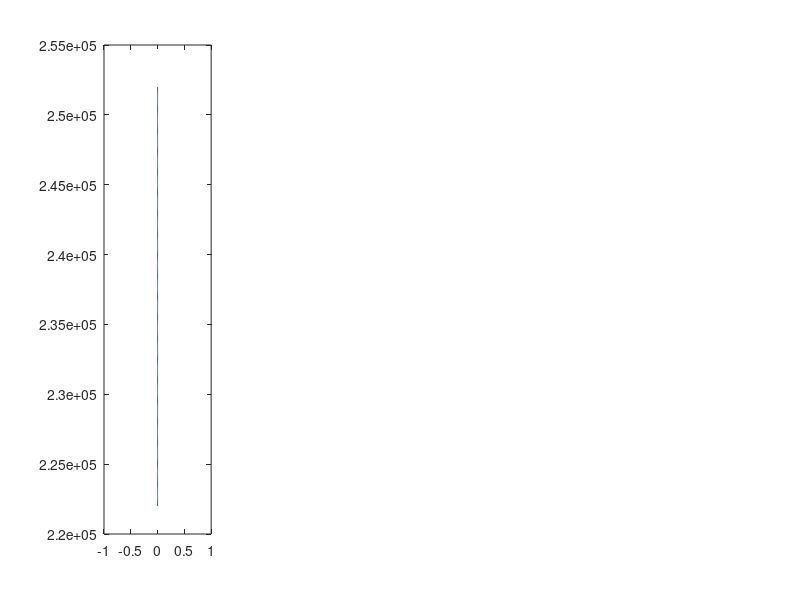

This figure's MATLAB source: (Note: this script raises an error after producing the figure.)
% Script to solve coupled ice shell thermal and stress evolution
% Max Rudolph, March 19, 2020
clear;
close all;

% Numerical parameters
nr = 400; % number of grid points
relaxation_parameter=.01; % used in nonlinear loop.
maxiter=300;
% Define physical constants and parameters
% Physical constants
seconds_in_year = 3.15e7;
R=8.314e-3;     % in kJ/mol/K
% Boundary conditions and internal heating
H=0; % internal heating rate.
Tb=270;
Ts=100;
Ro = 2.52e5;             % outer radius of ice shell (m)
Ri = 2.52e5-3e4;         % inner radius of ice shell (m)
Rc = 1.60e5;             % core radius (m)
% Elastic and Viscous properties
E = 5e9;        % shear modulus of ice (Pa)
nu = 0.35;      % Poisson ratio of ice (-)
beta_w = 4e-10; % Compressibility of water (1/Pa)
alpha_l = 1e-4*0; % coefficient of linear thermal expansion ( alpha_v/3 ) (1/K)
rho_i=917;      % density of ice (kg/m^3)
rho_w=1000;     % density of water (kg/m^3)
Q=40;           % activation energy, kJ/mol, Nimmo 2004 (kJ/mol)
mub=1e15;       % basal viscosity (Pa-s)
mu = @(T) mub*exp(Q*(Tb-T)/R/Tb./T); % function to evaluate viscosity in Pa-s given T
% mu=@(T) 1e99;
% Thermal properties
Cp = 2100; %heat capacity of ice J/kg/K
Lf = 334*1000; % latent heat of fusion (J/kg)
kappa = 1e-6;% m/s/s
k=kappa*rho_i*Cp;

% calculate maxwell time at 100, 270
fprintf('Maxwell time at surface, base %.2e %.2e\n',mu(100)/E,mu(Tb)/E);
fprintf('Thermal diffusion timescale %.2e\n',(4e4)^2/kappa);
% set end time and grid resolution
t_end = 1e6*seconds_in_year;
dt = 1e3*seconds_in_year; % time step in seconds
plot_interval = t_end/10;

% set up the grid
grid_r = linspace(Ri,Ro,nr); % set up the grid

% initialize solution vectors (IC)
sigma_r_last = zeros(nr,1); % initial stresses
sigma_t_last = zeros(nr,1); % initial stresses
T_last = linspace(Tb,Ts,nr)';
er_last = zeros(nr,1); % strains
et_last = zeros(nr,1);
ur_last = zeros(nr,1);      % displacement
z_last = 0; % total amount of thickening
Pex_last = 0; % ocean excess pressure

% Set up plot
figure(1);
subplot(1,4,1); % sigma_r and sigma_t
h=plot(sigma_r_last,grid_r); hold on;
plot(sigma_t_last,grid_r,'--','Color',h.Color);
% h=legend('\sigma_r','\sigma_t','Interpreter','tex'); h.AutoUpdate=false;
title('Stress (Pa)','Interpreter','tex');
ylabel('r (m)');
subplot(1,4,2); % e_r and e_t
h=plot( er_last,grid_r); hold on;
plot( et_last,grid_r,'--','Color',h.Color); hold on;
% h=legend('r','t'); h.AutoUpdate=false;
title('Strain (-)','Interpreter','tex');
subplot(1,4,3); % temperature
plot(T_last,grid_r); hold on; title('T (K)','Interpreter','tex');
subplot(1,4,4); % radial displacement (u)
plot(ur_last,grid_r); hold on; title('u_r');
last_plot_time = 0;

time=0;
while time < t_end
    % In each timestep, we do the following
    % 1. Calculate the amount of basal freeze-on and advance the mesh
    % 2. Solve the heat equation using an implicit method
    % 3. Solve for sigma_r
    % 4. Calculate sigma_t
    % 5. Calculate the radial displacements u(r)
    
    % 1. Calculate basal freeze-on and interpolate old solution onto new mesh
    % calculate heat flux
    Tg = Tb-(T_last(2)-Tb);
    dTdr_b_last = (T_last(2)-Tg)/2/(grid_r(2)-grid_r(1));
    qb = -k*dTdr_b_last;
    % thickening would be dx/dt = qb/(L*rho_i)
    delta_rb = dt*qb/Lf/rho_i;
    z = z_last + delta_rb;
    
    % calculate new ocean pressure (Manga and Wang 2007, equation 5)
    Pex_pred = Pex_last + 3*Ri^2/beta_w/(Ri^3-Rc^3)*(delta_rb*(rho_w-rho_i)/rho_w-ur_last(1)); % ur_last because we don't yet know the uplift
    
    % re-mesh onto new grid
    new_grid_r = linspace(Ri-z,Ro,nr);
    interp_r = [new_grid_r(1) grid_r];
    T_last = interp1(interp_r,[Tb; T_last],new_grid_r)';
    sigma_r_last = interp1(interp_r,[sigma_r_last(1); sigma_r_last],new_grid_r)';% note imposes sigma_r=sigma_t at base
    sigma_t_last = interp1(interp_r,[sigma_t_last(1); sigma_t_last],new_grid_r)';
    er_last = interp1(interp_r,[er_last(1); er_last],new_grid_r)';
    et_last = interp1(interp_r,[et_last(1); et_last],new_grid_r)';
    ur_last = interp1(interp_r,[ur_last(1); ur_last],new_grid_r)';
    grid_r = new_grid_r; % end interpolation step
    
    % 2. form discrete operators and solve the heat equation
    L = zeros(nr,nr);
    R = zeros(nr,1);
    for i=1:nr
        r = grid_r(i);
        if i==1
            drm = grid_r(i+1)-grid_r(i);
        else
            drm = grid_r(i)-grid_r(i-1);
        end
        if i==nr
            drp = drm;
        else
            drp = grid_r(i+1)-grid_r(i);
        end
        rA = r + drp/2;
        rB = r - drm/2;
        kA = k;% thermal conductivities
        kB = k;
        dr = rA-rB;
        coef_plus   = -kA*rA^2/r^2/drp/dr;
        coef_center =  rho_i*Cp/dt + kA*rA^2/r^2/drp/dr + kB*rB^2/r^2/drm/dr;
        coef_minus  = -kB*rB^2/r^2/drm/dr;
        
        if( i==1 )
            L(i,i) =  coef_center;
            %             L(i,i+1) = coef_plus-coef_minus;
            %             R(i) = R(i) - 2*Tb*coef_minus;
            R(i) = coef_center*Tb;
        elseif i==nr
            L(i,i) =  coef_center;
            %             L(i,i-1) = coef_minus-coef_plus;
            %             R(i) = R(i) - 2*Ts*coef_plus;
            R(i) = coef_center*Ts;
        else
            L(i,i) =  coef_center;
            L(i,i-1) = coef_minus;
            L(i,i+1) = coef_plus;
            R(i) = rho_i*Cp/dt*T_last(i) + H;
        end
    end
    T = L\R;
    
    %Compute d(Tdot)/dr
    Tdot = (T-T_last)/dt;
    dTdr_b = (T(2)-T(1))/(grid_r(2)-grid_r(1));
    Tdot(1) = delta_rb*dTdr_b/dt; % this is an approximation to the Eulerian cooling rate at the ocean-ice interface
    
    dTdotdr = zeros(nr,1);
    for i=2:nr-1
        dTdotdr(i) = (Tdot(i+1)-Tdot(i-1))/(grid_r(i+1)-grid_r(i-1));
    end
    dTdotdr(1) = (Tdot(2)-Tdot(1))/(grid_r(2)-grid_r(1));
    dTdotdr(nr) = (Tdot(nr)-Tdot(nr-1))/(grid_r(nr)-grid_r(nr-1));
    
    % 3. Nonlinear loop over pressure.
    % because the ocean pressure depends on the uplift, we make a guess
    % (above). Using this guess, we calculate stresses, strains, and
    % displacements. Then we re-calculate the pressure using the new value
    % of radial displacement. We continue until the pressure used in the
    % calculations has converged to the pressure consistent with the
    % calculated displacement;
    for iter=1:maxiter
        if iter>1
            Pex = Pex + 0.01*(Pex_post-Pex);
        else
            Pex = Pex_pred;
        end
        % 3a. Assemble and solve equations for radial stress
        M1 = zeros(nr,nr); % coefficients on (dsigma/dt)
        M2 = zeros(nr,nr); % coefficients on (sigma_r)
        R = zeros(nr,1);
        R2 = zeros(nr,1); % contributions to RHS terms
        % set ocean pressure
        P = -Pex;
        
        for i=1:nr
            if i==1
                drm = grid_r(i+1)-grid_r(i);
            else
                drm = grid_r(i) - grid_r(i-1);
            end
            if i==nr
                drp = grid_r(i)   - grid_r(i-1);
            else
                drp = grid_r(i+1) - grid_r(i);
            end
            rA = grid_r(i)+drp/2; % half a cell +
            rB = grid_r(i)-drm/2;   % half a cell -
            drc = rA-rB;
            this_mu = mu( T(i) ); % viscosity
            if(1 || this_mu/E > dt/10 ) % this will remove the elastic response...
                
                % M1 - coefficients of dsigma_r/dt
                const1 = (2-nu)/E; % coefficient on d/dr term
                const2 = (1-nu)/E; % coefficient on d(r/2 d/dr)/dr term
                coef_a = rA/2/drp/drc;
                coef_b = rB/2/drm/drc;
                coef_plus   =1/dt*(  const1/(drp+drm)    + const2*coef_a);
                coef_center =1/dt*(                      -const2*coef_a - const2*coef_b);
                coef_minus  =1/dt*( -const1/(drp+drm)    + const2*coef_b);
                if i==1
                    %                 M1(i,i)   = coef_center;
                    %                 M1(i,i+1) = coef_plus-coef_minus;
                    %                 R(i) = R(i) - 2*coef_minus*P;
                elseif i==nr
                    M1(i,i-1) = coef_minus-coef_plus;
                    M1(i,i)   = coef_center;
                    R(i) = R(i) - 2*coef_plus*0;
                else
                    M1(i,i-1) = coef_minus;
                    M1(i,i)   = coef_center;
                    M1(i,i+1) = coef_plus;
                end
            end
            % M2 - coefficients of sigma_r
            if i==nr
                TA = T(i);
            else
                TA = (T(i+1)+T(i))/2;
            end
            if i==1
                TB = T(i);
            else
                TB = (T(i-1)+T(i))/2;
            end
            mu_A = mu(TA); % viscosity halfway between i,i+1
            mu_B = mu(TB);
            coef_plus   = 1/(4*this_mu)/(drp+drm) + rA/12/mu_A/drp/drc;
            coef_center =                         -rA/12/mu_A/drp/drc - rB/12/mu_B/drm/drc;
            coef_minus  =-1/(4*this_mu)/(drp+drm) + rB/12/mu_B/drm/drc;
            if i==1
                M2(i,i)   = coef_center;
                M2(i,i+1) = coef_plus-coef_minus;
                R(i) = R(i) - 2*coef_minus*P;
            elseif i==nr
                M2(i,i-1) = coef_minus-coef_plus;
                M2(i,i)   = coef_center;
                R(i) = R(i) - 2*coef_plus*0; % surface sigma_r = 0
            else
                M2(i,i-1) = coef_minus;
                M2(i,i)   = coef_center;
                M2(i,i+1) = coef_plus;
            end
            R(i) = R(i) + alpha_l*dTdotdr(i);
            %         R(i) = R(i)+alpha_l*(Tdot(i+1)-Tdot(i))/2/drc; % this term
            %         includes the coupling to the energy equation - Tdot needs
            %         to be updated
        end
        
        LHS = (M1+M2);
        R1term = M1*sigma_r_last; % this represents terms involving dsigma/dr at previous timestep
        RHS = (R+R1term);
        
        LHS(1,:) = 0;
        LHS(1,1) = abs(LHS(2,2));
        RHS(1) = P*LHS(1,1);
        LHS(nr,:) = 0;
        LHS(nr,nr) = abs(LHS(nr-1,nr-1));
        RHS(nr) = LHS(nr,nr)*0;
        sigma_r = LHS\RHS;
        
        % 4. calculate the tangential stress sigma_t
        % first, calculate dsr/dr
        dsrdr = zeros(size(sigma_r));
        for i=2:nr-1
            dr = grid_r(i+1)-grid_r(i-1);
            dsrdr(i) = (sigma_r(i+1)-sigma_r(i-1))/dr;
        end
        sigma_g = P - (sigma_r(2) - P);
        dsrdr(1) =  (sigma_r(2)-sigma_g)/2/(grid_r(2)-grid_r(1)); % special formula using ghost value
        sigma_g = 0 - (sigma_r(nr-1) - 0);
        dsrdr(nr) = (sigma_g-sigma_r(nr-1))/2/(grid_r(nr)-grid_r(nr-1));
        
        sigma_t = sigma_r+(grid_r'/2).*dsrdr;
        % calculate viscosity at each node
        mu_node = zeros(nr,1);
        for i=1:nr
            mu_node(i) = mu(T(i));
        end
        tmaxwell = mu_node/E;
        
        % 5. Calculate the strains
        sigma_tD =  grid_r'/6.*dsrdr;     %deviatoric stresses, from Hillier and Squyres (1991) equations A8-9
        sigma_rD = -grid_r'/3.*dsrdr;
        
        dT = T-T_last;
        dT(1) = delta_rb*dTdr_b;
        
        dsigma_t = sigma_t - sigma_t_last;
        dsigma_r = sigma_r - sigma_r_last;
        
        de_t = 1/E*(dsigma_t-nu*(dsigma_t+dsigma_r)) -alpha_l*dT + dt/2*(sigma_tD./mu_node); % change in tangential strain
        de_r = 1/E*(dsigma_r-2*nu*dsigma_t)          -alpha_l*dT + dt/2*(sigma_rD./mu_node); % HS91 equations A5-6
        er = er_last + de_r;
        et = et_last + de_t;
        ur = grid_r'.*et; %radial displacement
        % re-calculate excess pressure using new uplift
        Pex_post = 3*Ri^2/beta_w/(Ri^3-Rc^3)*(z*(rho_w-rho_i)/rho_w-ur(1));% ur_last because we don't yet know the uplift
        fprintf('iter %d. Pex_post %.2e Pex %.2e\n',iter,Pex_post,Pex);
        
        % check for convergence
        if abs( Pex_post-Pex )/abs(Pex) < 1e-2
            fprintf('end of nonlinear loop. Pex_post %.2e Pex %.2e\n',Pex_post,Pex);
            fprintf('converged in %d iterations\n',iter);
            break;
        elseif iter==maxiter
            error('Nonlinear loop failed to converge');
        end
    end%end nonlinear loop
    
    % 6. advance to next time step and plot (if needed)
    sigma_r_last = sigma_r;
    sigma_t_last = sigma_t;
    T_last = T;
    er_last = er;
    et_last = et;
    z_last = z;
    ur_last = ur;
    
    time = time + dt;
    if( time-last_plot_time > plot_interval)
        figure(1);
        subplot(1,4,1);
        h=plot(sigma_r,grid_r);
        plot(sigma_t,grid_r,'--','Color',h.Color);
        subplot(1,4,2);
        h=plot(er,grid_r);
        plot(et,grid_r,'--','Color',h.Color);
        subplot(1,4,3);
        plot(T,grid_r);
        subplot(1,4,4);
        plot(ur,grid_r);
        drawnow();
        last_plot_time = time;
    end
    % stop criterion on sigma_t large
    
    
    
end